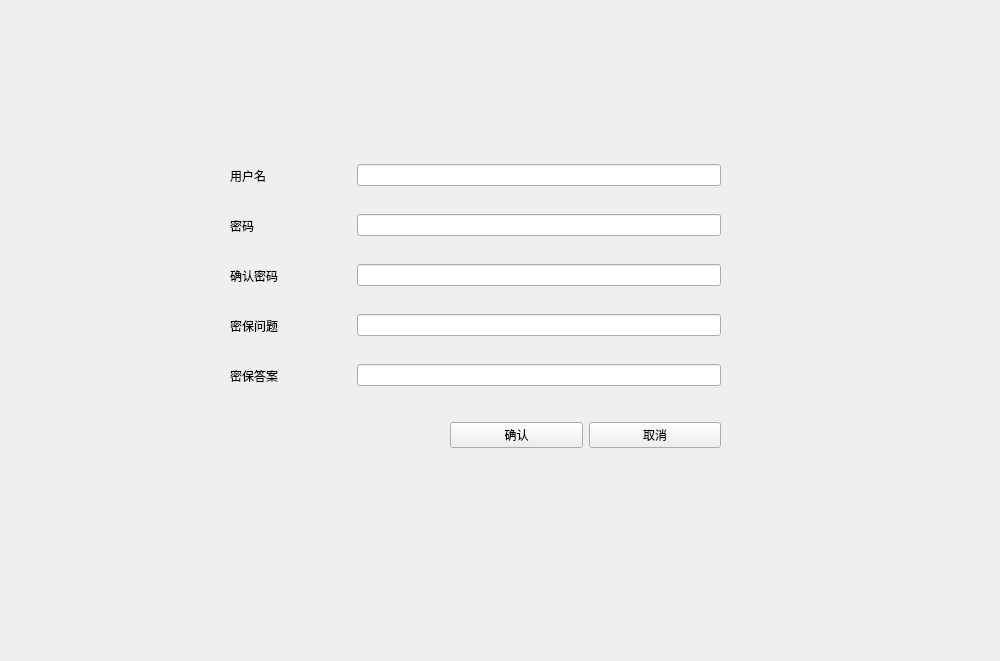
<?xml version="1.0" encoding="UTF-8"?>
<ui version="4.0">
 <class>Register</class>
 <widget class="QWidget" name="Register">
  <property name="geometry">
   <rect>
    <x>0</x>
    <y>0</y>
    <width>1000</width>
    <height>661</height>
   </rect>
  </property>
  <property name="minimumSize">
   <size>
    <width>1000</width>
    <height>661</height>
   </size>
  </property>
  <property name="maximumSize">
   <size>
    <width>1000</width>
    <height>661</height>
   </size>
  </property>
  <property name="windowTitle">
   <string>Form</string>
  </property>
  <widget class="QWidget" name="horizontalLayoutWidget_2">
   <property name="geometry">
    <rect>
     <x>230</x>
     <y>150</y>
     <width>491</width>
     <height>51</height>
    </rect>
   </property>
   <layout class="QHBoxLayout" name="usename_layout" stretch="3,9">
    <item>
     <widget class="QLabel" name="username_lb">
      <property name="text">
       <string>用户名</string>
      </property>
     </widget>
    </item>
    <item>
     <widget class="QLineEdit" name="username_le">
      <property name="toolTip">
       <string>&lt;html&gt;&lt;head/&gt;&lt;body&gt;&lt;p&gt;&lt;br/&gt;&lt;/p&gt;&lt;/body&gt;&lt;/html&gt;</string>
      </property>
     </widget>
    </item>
   </layout>
  </widget>
  <widget class="QWidget" name="horizontalLayoutWidget_3">
   <property name="geometry">
    <rect>
     <x>230</x>
     <y>200</y>
     <width>491</width>
     <height>51</height>
    </rect>
   </property>
   <layout class="QHBoxLayout" name="pwd_layout" stretch="3,9">
    <item>
     <widget class="QLabel" name="pwd_lb">
      <property name="text">
       <string>密码</string>
      </property>
     </widget>
    </item>
    <item>
     <widget class="QLineEdit" name="pwd_le">
      <property name="echoMode">
       <enum>QLineEdit::Password</enum>
      </property>
     </widget>
    </item>
   </layout>
  </widget>
  <widget class="QWidget" name="horizontalLayoutWidget_4">
   <property name="geometry">
    <rect>
     <x>230</x>
     <y>250</y>
     <width>491</width>
     <height>51</height>
    </rect>
   </property>
   <layout class="QHBoxLayout" name="checkpwd_layout" stretch="3,9">
    <item>
     <widget class="QLabel" name="checkpwd_lb">
      <property name="text">
       <string>确认密码</string>
      </property>
     </widget>
    </item>
    <item>
     <widget class="QLineEdit" name="checkpwd_le">
      <property name="echoMode">
       <enum>QLineEdit::Password</enum>
      </property>
     </widget>
    </item>
   </layout>
  </widget>
  <widget class="QWidget" name="horizontalLayoutWidget_5">
   <property name="geometry">
    <rect>
     <x>450</x>
     <y>410</y>
     <width>271</width>
     <height>51</height>
    </rect>
   </property>
   <layout class="QHBoxLayout" name="buttons_layout">
    <item>
     <widget class="QPushButton" name="submit_btn">
      <property name="text">
       <string>确认</string>
      </property>
     </widget>
    </item>
    <item>
     <widget class="QPushButton" name="cancel_btn">
      <property name="text">
       <string>取消</string>
      </property>
     </widget>
    </item>
   </layout>
  </widget>
  <widget class="QWidget" name="horizontalLayoutWidget">
   <property name="geometry">
    <rect>
     <x>230</x>
     <y>300</y>
     <width>491</width>
     <height>51</height>
    </rect>
   </property>
   <layout class="QHBoxLayout" name="horizontalLayout" stretch="3,9">
    <item>
     <widget class="QLabel" name="ques_lb">
      <property name="text">
       <string>密保问题</string>
      </property>
     </widget>
    </item>
    <item>
     <widget class="QLineEdit" name="ques_le"/>
    </item>
   </layout>
  </widget>
  <widget class="QWidget" name="horizontalLayoutWidget_6">
   <property name="geometry">
    <rect>
     <x>230</x>
     <y>350</y>
     <width>491</width>
     <height>51</height>
    </rect>
   </property>
   <layout class="QHBoxLayout" name="horizontalLayout_2" stretch="3,9">
    <item>
     <widget class="QLabel" name="ans_lb">
      <property name="text">
       <string>密保答案</string>
      </property>
     </widget>
    </item>
    <item>
     <widget class="QLineEdit" name="ans_le"/>
    </item>
   </layout>
  </widget>
 </widget>
 <resources/>
 <connections>
  <connection>
   <sender>cancel_btn</sender>
   <signal>clicked()</signal>
   <receiver>Register</receiver>
   <slot>close()</slot>
   <hints>
    <hint type="sourcelabel">
     <x>609</x>
     <y>331</y>
    </hint>
    <hint type="destinationlabel">
     <x>574</x>
     <y>299</y>
    </hint>
   </hints>
  </connection>
 </connections>
 <slots>
  <slot>butt()</slot>
 </slots>
</ui>
